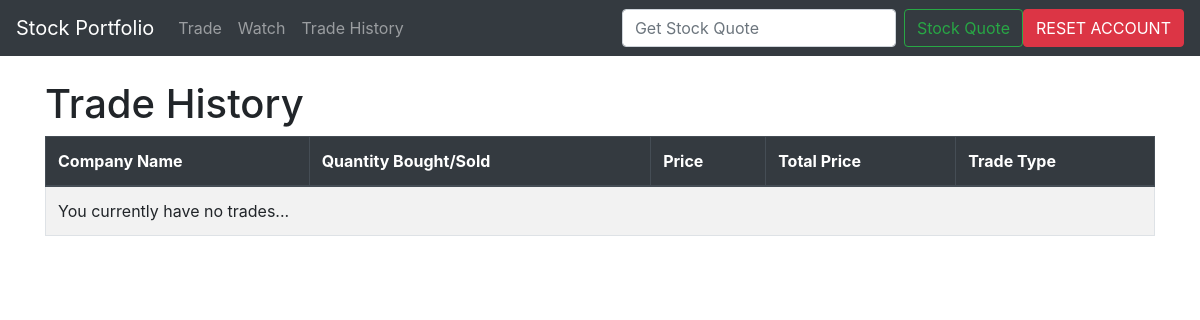
Before: /history.html with the older database file.
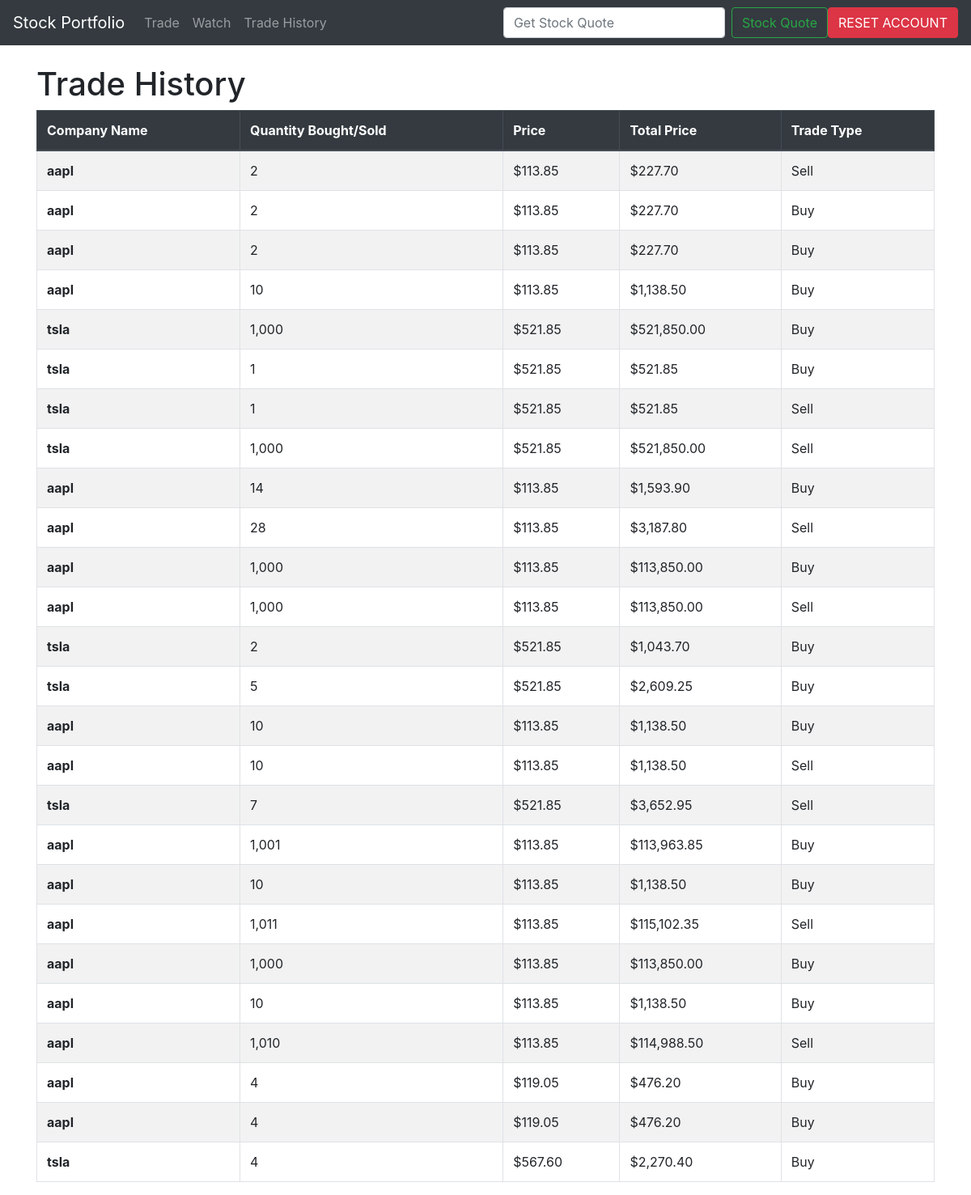
After: the same page with the newer database file.
### quotes/models.py (models this page shows)
class Trade (models.Model):
        stock_name = models.CharField (max_length=10)
        quantity = models.IntegerField()
        price = models.FloatField()
        trade_type = models.IntegerField()
        @property
        def direction(self):
            return "Buy" if self.trade_type == 0 else "Sell"
        @property
        def total(self):
            return self.quantity*self.price

### quotes/views.py (the view)
# urls.py: path('history.html', views.history, name="history"),
def history(request):
    trades = Trade.objects.all()
    return render(request, 'history.html', {'trades': trades})

### quotes/templates/history.html
{% extends 'base.html' %}
{% block content %}
{% load humanize %}
<h1>Trade History</h1>
<table class="table table-striped table-bordered table-hover">
    <thead class="thead-dark">
      <tr>
        <th scope="col">Company Name</th>
        <th scope="col">Quantity Bought/Sold</th>
        <th scope="col">Price</th>
        <th scope="col">Total Price</th>
        <th scope="col">Trade Type</th>
      </tr>
    </thead>
    <tbody>
    {% if trades %}
        {% for list_item in trades %}
            <tr>
                <th scope="row">{{ list_item.stock_name }}</th>
                <td>{{ list_item.quantity|intcomma }}</td>
                <td>${{ list_item.price|stringformat:".2f"|intcomma }}</td>
                <td>${{ list_item.total|stringformat:".2f"|intcomma }}</td>
                <td>{{ list_item.direction }}</td>
            </tr>
        {% endfor %}
    {% else %}
        <tr>
            <td colspan="5">You currently have no trades...</td>
        </tr>
    {% endif %}
    </tbody>
</table>
{% endblock %}

Changed rows visible on the page:
added Trade: stock_name "aapl", quantity "2", price "113.85", total "227.70", direction "Sell"
added Trade: stock_name "aapl", quantity "2", price "113.85", total "227.70", direction "Buy"
added Trade: stock_name "aapl", quantity "2", price "113.85", total "227.70", direction "Buy"
added Trade: stock_name "aapl", quantity "10", price "113.85", total "1,138.50", direction "Buy"
added Trade: stock_name "tsla", quantity "1,000", price "521.85", total "521,850.00", direction "Buy"
added Trade: stock_name "tsla", quantity "1", price "521.85", total "521.85", direction "Buy"
added Trade: stock_name "tsla", quantity "1", price "521.85", total "521.85", direction "Sell"
added Trade: stock_name "tsla", quantity "1,000", price "521.85", total "521,850.00", direction "Sell"
added Trade: stock_name "aapl", quantity "14", price "113.85", total "1,593.90", direction "Buy"
added Trade: stock_name "aapl", quantity "28", price "113.85", total "3,187.80", direction "Sell"
added Trade: stock_name "aapl", quantity "1,000", price "113.85", total "113,850.00", direction "Buy"
added Trade: stock_name "aapl", quantity "1,000", price "113.85", total "113,850.00", direction "Sell"
added Trade: stock_name "tsla", quantity "2", price "521.85", total "1,043.70", direction "Buy"
added Trade: stock_name "tsla", quantity "5", price "521.85", total "2,609.25", direction "Buy"
added Trade: stock_name "aapl", quantity "10", price "113.85", total "1,138.50", direction "Buy"
added Trade: stock_name "aapl", quantity "10", price "113.85", total "1,138.50", direction "Sell"
added Trade: stock_name "tsla", quantity "7", price "521.85", total "3,652.95", direction "Sell"
added Trade: stock_name "aapl", quantity "1,001", price "113.85", total "113,963.85", direction "Buy"
added Trade: stock_name "aapl", quantity "10", price "113.85", total "1,138.50", direction "Buy"
added Trade: stock_name "aapl", quantity "1,011", price "113.85", total "115,102.35", direction "Sell"
added Trade: stock_name "aapl", quantity "1,000", price "113.85", total "113,850.00", direction "Buy"
added Trade: stock_name "aapl", quantity "10", price "113.85", total "1,138.50", direction "Buy"
added Trade: stock_name "aapl", quantity "1,010", price "113.85", total "114,988.50", direction "Sell"
added Trade: stock_name "aapl", quantity "4", price "119.05", total "476.20", direction "Buy"
added Trade: stock_name "aapl", quantity "4", price "119.05", total "476.20", direction "Buy"
added Trade: stock_name "tsla", quantity "4", price "567.60", total "2,270.40", direction "Buy"
Other visible differences:
text no longer shown: "You currently have no trades..."
